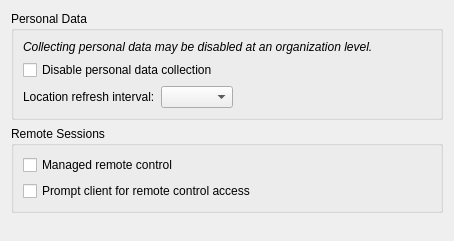
<?xml version="1.0" encoding="UTF-8"?>
<ui version="4.0">
 <class>Privacy</class>
 <widget class="QWidget" name="Privacy">
  <property name="geometry">
   <rect>
    <x>0</x>
    <y>0</y>
    <width>454</width>
    <height>241</height>
   </rect>
  </property>
  <property name="windowTitle">
   <string>Form</string>
  </property>
  <layout class="QVBoxLayout" name="verticalLayout">
   <item>
    <widget class="QGroupBox" name="groupBox">
     <property name="title">
      <string>Personal Data</string>
     </property>
     <layout class="QGridLayout" name="gridLayout_5">
      <item row="2" column="2">
       <spacer name="horizontalSpacer_7">
        <property name="orientation">
         <enum>Qt::Horizontal</enum>
        </property>
        <property name="sizeHint" stdset="0">
         <size>
          <width>40</width>
          <height>20</height>
         </size>
        </property>
       </spacer>
      </item>
      <item row="2" column="0">
       <widget class="QLabel" name="label_29">
        <property name="text">
         <string>Location refresh interval:</string>
        </property>
       </widget>
      </item>
      <item row="1" column="0" colspan="2">
       <widget class="QCheckBox" name="denyPersonalDataCollection">
        <property name="text">
         <string>Disable personal data collection</string>
        </property>
       </widget>
      </item>
      <item row="2" column="1">
       <widget class="QComboBox" name="cbLocationRefresh"/>
      </item>
      <item row="0" column="0" colspan="3">
       <widget class="QLabel" name="label_27">
        <property name="text">
         <string>&lt;html&gt;&lt;head/&gt;&lt;body&gt;&lt;p&gt;&lt;span style=&quot; font-style:italic;&quot;&gt;Collecting personal data may be disabled at an organization level. &lt;/span&gt;&lt;/p&gt;&lt;/body&gt;&lt;/html&gt;</string>
        </property>
       </widget>
      </item>
     </layout>
    </widget>
   </item>
   <item>
    <widget class="QGroupBox" name="groupBox_2">
     <property name="title">
      <string>Remote Sessions</string>
     </property>
     <layout class="QGridLayout" name="gridLayout_4">
      <item row="1" column="0" colspan="2">
       <widget class="QCheckBox" name="teamViewerPromptClient">
        <property name="text">
         <string>Prompt client for remote control access</string>
        </property>
       </widget>
      </item>
      <item row="0" column="1">
       <spacer name="horizontalSpacer_8">
        <property name="orientation">
         <enum>Qt::Horizontal</enum>
        </property>
        <property name="sizeHint" stdset="0">
         <size>
          <width>40</width>
          <height>20</height>
         </size>
        </property>
       </spacer>
      </item>
      <item row="0" column="0">
       <widget class="QCheckBox" name="teamViewerManaged">
        <property name="text">
         <string>Managed remote control</string>
        </property>
       </widget>
      </item>
     </layout>
    </widget>
   </item>
   <item>
    <spacer name="verticalSpacer">
     <property name="orientation">
      <enum>Qt::Vertical</enum>
     </property>
     <property name="sizeHint" stdset="0">
      <size>
       <width>20</width>
       <height>40</height>
      </size>
     </property>
    </spacer>
   </item>
  </layout>
 </widget>
 <resources/>
 <connections/>
</ui>
